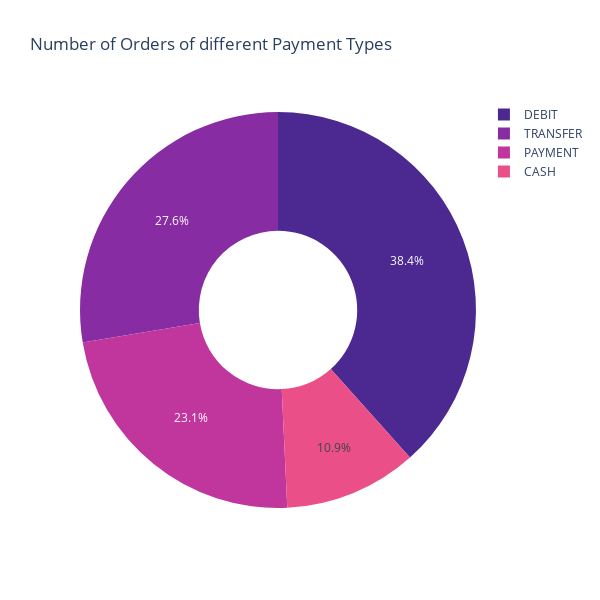

The code cell stored with this chart in its notebook:
### Code cell
#Customer Segments
data_Customer_Segment=df1.groupby(['Type'])['Order Id'].count().reset_index(name='Number of Orders').sort_values(by= 'Number of Orders', ascending= False)
px.pie(data_Customer_Segment, values='Number of Orders', names= 'Type', hole=0.4, title= 'Number of Orders of different Payment Types', 
       width=600 , height=600 , color_discrete_sequence = px.colors.sequential.Agsunset)

### Figure 1 — Plotly figure (JSON) as saved in the notebook; plotly's stock layout.template omitted (floating-point values rounded to 4 significant figures)
{"data": [{"domain": {"x": [0, 1], "y": [0, 1]}, "hole": 0.4, "hovertemplate": "Type=%{label}<br>Number of Orders=%{value}<extra></extra>", "labels": ["DEBIT", "TRANSFER", "PAYMENT", "CASH"], "legendgroup": "", "name": "", "showlegend": true, "type": "pie", "values": [69295, 49883, 41725, 19616]}], "layout": {"height": 600, "legend": {"tracegroupgap": 0}, "piecolorway": ["rgb(75, 41, 145)", "rgb(135, 44, 162)", "rgb(192, 54, 157)", "rgb(234, 79, 136)", "rgb(250, 120, 118)", "rgb(246, 169, 122)", "rgb(237, 217, 163)"], "title": {"text": "Number of Orders of different Payment Types"}, "width": 600}}
